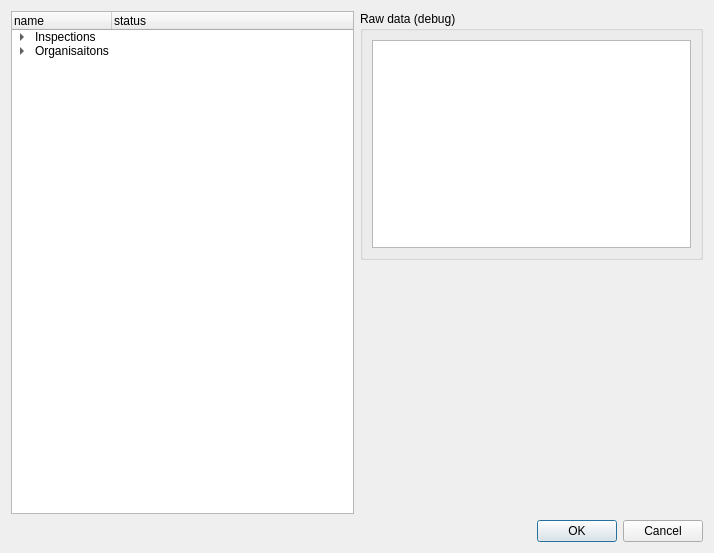
<?xml version="1.0" encoding="UTF-8"?>
<ui version="4.0">
 <class>Dialog</class>
 <widget class="QDialog" name="Dialog">
  <property name="geometry">
   <rect>
    <x>0</x>
    <y>0</y>
    <width>714</width>
    <height>553</height>
   </rect>
  </property>
  <property name="windowTitle">
   <string>QGEP interlis import</string>
  </property>
  <layout class="QVBoxLayout" name="verticalLayout">
   <item>
    <layout class="QHBoxLayout" name="horizontalLayout">
     <item>
      <widget class="QTreeWidget" name="treeWidget">
       <property name="headerHidden">
        <bool>false</bool>
       </property>
       <attribute name="headerMinimumSectionSize">
        <number>50</number>
       </attribute>
       <column>
        <property name="text">
         <string>name</string>
        </property>
       </column>
       <column>
        <property name="text">
         <string>status</string>
        </property>
       </column>
       <item>
        <property name="text">
         <string>Inspections</string>
        </property>
        <item>
         <property name="text">
          <string>a</string>
         </property>
         <property name="text">
          <string>new</string>
         </property>
        </item>
        <item>
         <property name="text">
          <string>b</string>
         </property>
         <property name="text">
          <string>new</string>
         </property>
        </item>
        <item>
         <property name="text">
          <string>c</string>
         </property>
         <property name="text">
          <string>update</string>
         </property>
        </item>
       </item>
       <item>
        <property name="text">
         <string>Organisaitons</string>
        </property>
        <property name="text">
         <string/>
        </property>
        <item>
         <property name="text">
          <string>a</string>
         </property>
         <property name="text">
          <string>unchanged</string>
         </property>
        </item>
        <item>
         <property name="text">
          <string>b</string>
         </property>
         <property name="text">
          <string>unchanged</string>
         </property>
        </item>
        <item>
         <property name="text">
          <string>c</string>
         </property>
         <property name="text">
          <string>unchanged</string>
         </property>
        </item>
       </item>
      </widget>
     </item>
     <item>
      <layout class="QVBoxLayout" name="verticalLayout_2">
       <item>
        <widget class="QgsCollapsibleGroupBox" name="mGroupBox">
         <property name="title">
          <string>Raw data (debug)</string>
         </property>
         <property name="collapsed">
          <bool>true</bool>
         </property>
         <layout class="QVBoxLayout" name="verticalLayout_3">
          <item>
           <widget class="QTextEdit" name="debugTextEdit"/>
          </item>
         </layout>
        </widget>
       </item>
       <item>
        <widget class="QStackedWidget" name="stackedWidget">
         <widget class="QWidget" name="page"/>
         <widget class="QWidget" name="page_2"/>
        </widget>
       </item>
      </layout>
     </item>
    </layout>
   </item>
   <item>
    <widget class="QDialogButtonBox" name="buttonBox">
     <property name="orientation">
      <enum>Qt::Horizontal</enum>
     </property>
     <property name="standardButtons">
      <set>QDialogButtonBox::Cancel|QDialogButtonBox::Ok</set>
     </property>
    </widget>
   </item>
  </layout>
 </widget>
 <customwidgets>
  <customwidget>
   <class>QgsCollapsibleGroupBox</class>
   <extends>QGroupBox</extends>
   <header>qgscollapsiblegroupbox.h</header>
   <container>1</container>
  </customwidget>
 </customwidgets>
 <resources/>
 <connections>
  <connection>
   <sender>buttonBox</sender>
   <signal>accepted()</signal>
   <receiver>Dialog</receiver>
   <slot>accept()</slot>
   <hints>
    <hint type="sourcelabel">
     <x>248</x>
     <y>254</y>
    </hint>
    <hint type="destinationlabel">
     <x>157</x>
     <y>274</y>
    </hint>
   </hints>
  </connection>
  <connection>
   <sender>buttonBox</sender>
   <signal>rejected()</signal>
   <receiver>Dialog</receiver>
   <slot>reject()</slot>
   <hints>
    <hint type="sourcelabel">
     <x>316</x>
     <y>260</y>
    </hint>
    <hint type="destinationlabel">
     <x>286</x>
     <y>274</y>
    </hint>
   </hints>
  </connection>
 </connections>
</ui>
